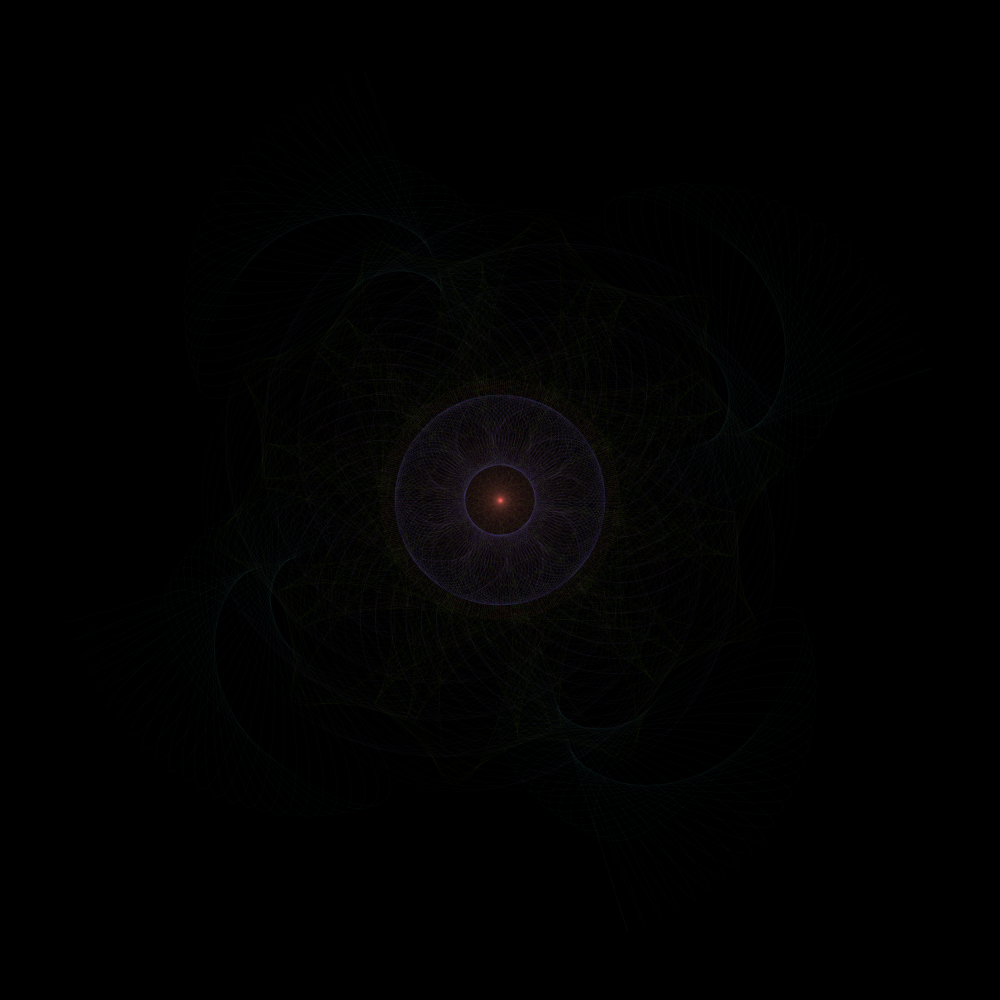
Frame 1 (no input)
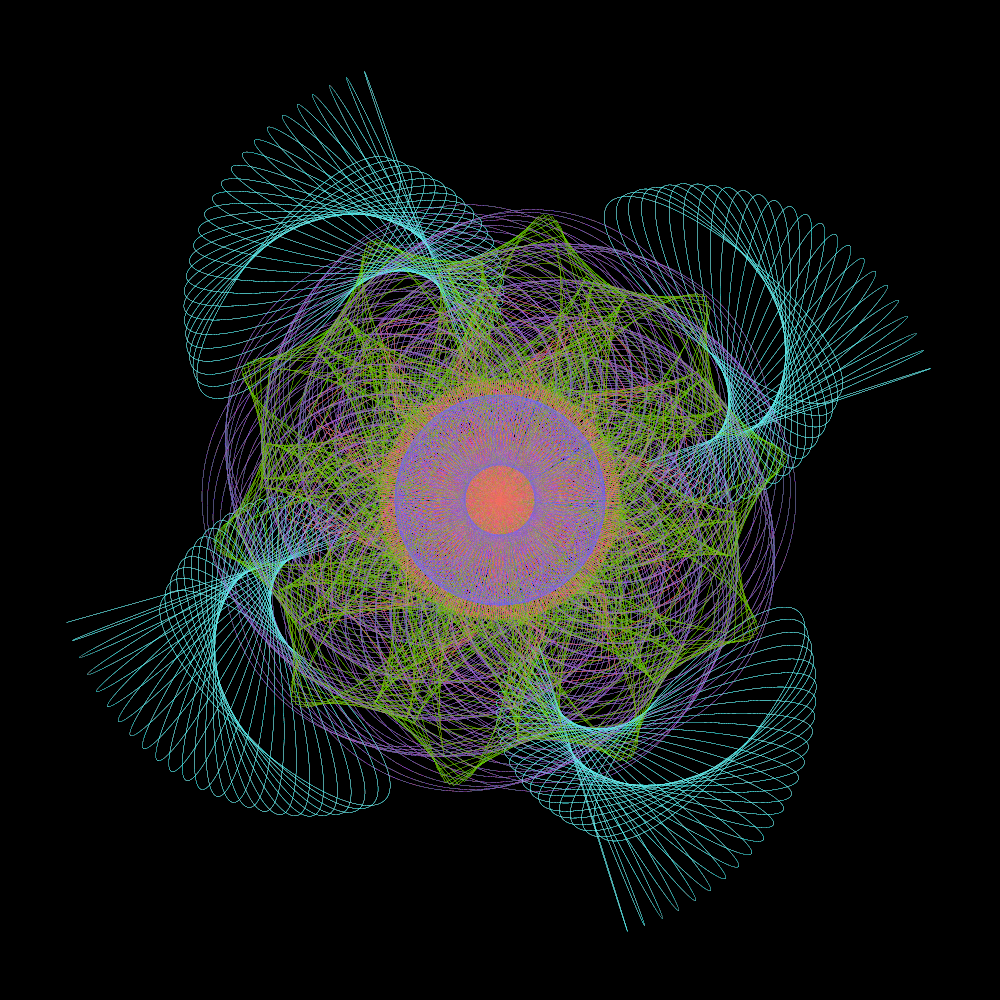
Frame 60 (the mouse pressed at the canvas centre just before this capture)
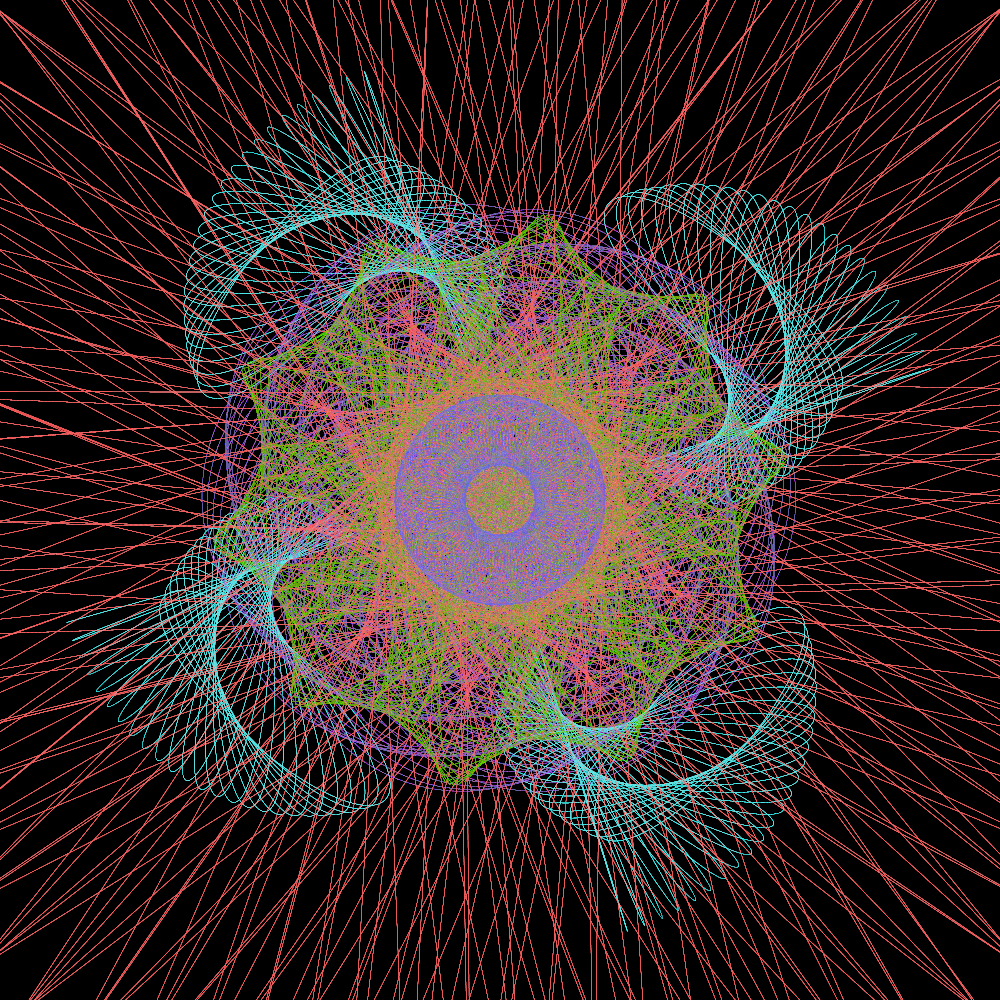
Frame 120 (the mouse held since frame 60 and released just before this capture)

The Processing sketch that drew these frames (run headless with seeded random() and noise(); from frame 60 on, the mouse is pressed at the canvas centre):

// Processing sketch: processing_70325
// ── processing_70325.pde

int rad;
float angle;
float xPos1, yPos1;
float r;

void setup() {
  size(1000, 1000);
  background(0);

}


void draw() {
  translate(width/2, height/2);
        
    for (int i=0; i<300; i++){
    rad=70;
    angle=radians(i);
    xPos1= cos(angle)*rad;
    yPos1= sin(angle)*rad;
    rotate(radians(50));
    strokeWeight(0.2);
    noFill();
    smooth();
    
    stroke(100, 100, 255,30);
    ellipse(xPos1, yPos1, rad, rad);
    
    }
    

    for (int i=0; i<100; i++){
    rad=100;
    angle=radians(i);
    xPos1= cos(angle)*rad;
    yPos1= sin(angle)*rad;
    rotate(rad);
    strokeWeight(0.2);
    noFill();
    smooth();
    
    stroke(255,100,100,20);
    rect(xPos1,yPos1,i,i);
    }
    
    for (int i=0; i<360; i++){
    rad=120;
    angle=radians(i);
    xPos1= cos(angle)*rad;
    yPos1= sin(angle)*rad;
    rotate(rad);
    strokeWeight(0.2);
    noFill();
    smooth();
    
    stroke(150,100,200,20);
    ellipse(xPos1,yPos1,i,i);
      
    stroke(100,200,0,20);
    rect(xPos1,yPos1,rad,rad);
    
   stroke(255,100,100,50);
   line(mouseX,mouseY,xPos1,yPos1);
      }
      
      for (int i=0; i<100; i++){
    rad=300;
    angle=radians(i);
    xPos1= cos(angle)*rad;
    yPos1= sin(angle)*rad;
    rotate(rad);
    strokeWeight(0.2);
    noFill();
    smooth();
    stroke(100,255,255,20);
    ellipse(xPos1,yPos1,rad,i);
    
      }
}
